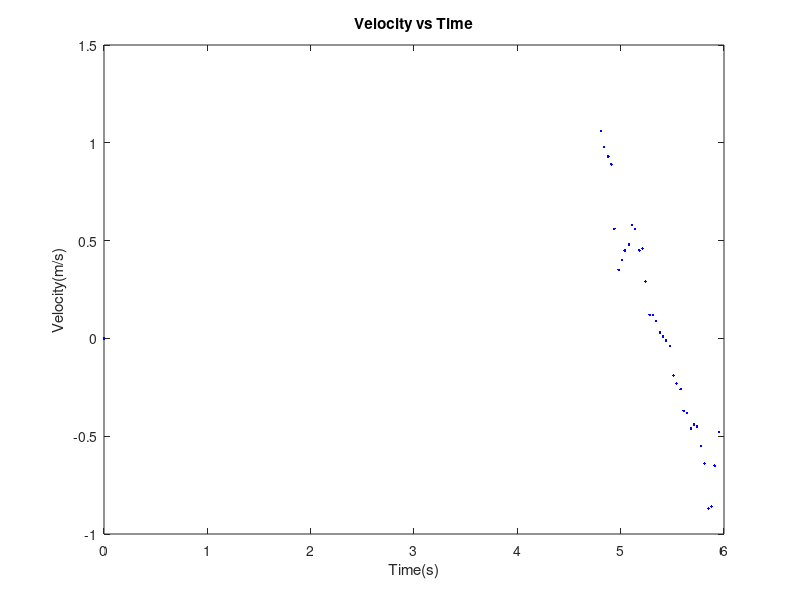

Recreate this plot in MATLAB. (Note: this script raises an error after producing the figure.)
%%%%%%%%%%%%%%%%%%%%%%%%%%%%%%%%%%%%%%%%%%%%%%%%%%%%%%%%%%%%%%%%%%%%%%%%%%%%%%%%%%%
% CODE CHALLENGE 5 - Linear Least-Squares Fit
%
% The purpose of this program is to calculate the equation of the best fit
% line for a data set using linear least-squares fitting.
%
% To complete the challenge, finish the code below to:
% 1) load data from csv file
% 2) find linear best fit coefficients and associated uncertainty
% E1 plot the original data along with the best fit line 
% E2 add errorbars for fit uncertainty to this plot from the data and from
%    the linear regression parameters
%
% NOTE: DO NOT change any variable names already present in the code.
% 
% Upload your team's script to Canvas when complete.
% 
% NAME YOUR FILE AS Challenge5_S{section number}_{group number}.m 
%   Ex: Section 1 Group 23's file is: Challenge3_S1_23.m
%   Ex: Section 2 Group 5's file is:  Challenge3_S2_05.m
%
% STUDENT TEAMMATES
% 1) Henry Meyerson
% 2) Collin Rasbid
% 3) Ryan Jones
% 4) 
% 
% CHALLENGE AUTHOR
% Riley Reid
%%%%%%%%%%%%%%%%%%%%%%%%%%%%%%%%%%%%%%%%%%%%%%%%%%%%%%%%%%%%%%%%%%%%%%%%%%%%%%%%%%%

% Housekeeping (Please don't "clear all" or "clearvars", it makes grading difficult)
close all   % Close all open figure windows
clc         % Clear the command window

% Load and extract the time and velocity vectors from the data
[data,~,~] = xlsread("Challenge5_data.csv");
t = data(:,1); % [s]
v = data(:,2); % [m/s]

% Find number of data points in the vectors
N = length(t);

% Find linear best fit coefficients m and b
% Create A matrix
A = [t,ones(N,1)];

% Create d matrix
d = v;

% Create W matrix (hint: type <help diag> in command line)
W = eye(N)/(.1^2);

% Solve for Q matrix
Q = (A'*W*A)^(-1);

% Solve for t_hat matrix and extract m and b paramters
t_hat = (A'*A)^(-1) *A'*d;
m = t_hat(1);
b = t_hat(2);

% extract uncertainty in m and uncertainty in b from Q matrix
m_error = sqrt(Q(1,1));
b_error = sqrt(Q(2,2));

% display acceleration with associated uncertainty and the intial velocity
% with associated uncertainty with CORRECT SIG FIGS
fprintf("a = %0.2f +/- %0.2f m/s^2 \n",m,m_error)
fprintf("v0 = %0.1f +/- %0.1f m/s \n",b,b_error)
disp('This is likely the Moon')

% Extension
% Find predicted velocity values using your linear fit equation
v_predicted = (t*m)+b;

% On the same plot, do the following:
% 1. plot the velocity data vs time as a scatter plot 
figure
plot(t,v,'.b')
% 2. plot predicted velocity vs time as a line 
hold on
% plot(t,v_predicted,'-r') -- Moved lower for clarity
% 3. title your plot so that it indicates what celestial body this data
%    simulates
title('Velocity vs Time')
xlabel('Time(s)')
ylabel('Velocity(m/s)')
% 4. Add measured velocity error bars and predicted velocity error bars to 
%    the plot (hint - this will involve error propagation calculations
v_err = .1*ones(N,1);
errorbar(t,v,v_err,'both','.b')
viscircles([t,v],v_err,'Color','b','LineWidth',.5,'LineStyle',':')


plot(t,v_predicted,'-r')

v_predicted_error = b_error*ones(N,1);
 
legend('Velocity','Velocity Predicted','Vel Error')


